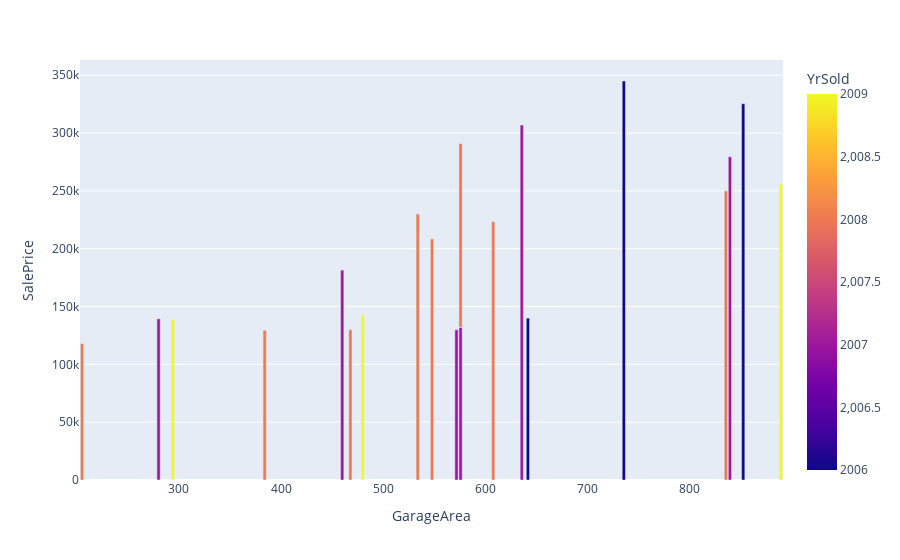

This figure's notebook cell:
### Code cell
px.bar(plot_df[:20],x='GarageArea',y='SalePrice',color='YrSold')

### Figure 1 — Plotly figure (JSON) as saved in the notebook; plotly's stock layout.template omitted (floating-point values rounded to 4 significant figures)
{"data": [{"alignmentgroup": "True", "hovertemplate": "GarageArea=%{x}<br>SalePrice=%{y}<br>YrSold=%{marker.color}<extra></extra>", "legendgroup": "", "marker": {"color": [2008, 2007, 2008, 2006, 2008, 2009, 2007, 2008, 2008, 2008, 2006, 2007, 2007, 2008, 2009, 2006, 2007, 2008, 2007, 2009], "coloraxis": "coloraxis", "pattern": {"shape": ""}}, "name": "", "offsetgroup": "", "orientation": "v", "showlegend": false, "textposition": "auto", "type": "bar", "x": [548, 460, 608, 642, 836, 480, 636, 468, 205, 384, 736, 840, 576, 576, 294, 853, 280, 534, 572, 890], "xaxis": "x", "y": [208500, 181500, 223500, 140000, 250000, 143000, 307000, 129900, 118000, 129500, 345000, 279500, 132000, 159000, 139000, 325300, 139400, 230000, 129900, 256300], "yaxis": "y"}], "layout": {"barmode": "relative", "coloraxis": {"colorbar": {"title": {"text": "YrSold"}}, "colorscale": [[0, "#0d0887"], [0.1111, "#46039f"], [0.2222, "#7201a8"], [0.3333, "#9c179e"], [0.4444, "#bd3786"], [0.5556, "#d8576b"], [0.6667, "#ed7953"], [0.7778, "#fb9f3a"], [0.8889, "#fdca26"], [1, "#f0f921"]]}, "legend": {"tracegroupgap": 0}, "margin": {"t": 60}, "xaxis": {"anchor": "y", "domain": [0, 1], "title": {"text": "GarageArea"}}, "yaxis": {"anchor": "x", "domain": [0, 1], "title": {"text": "SalePrice"}}}}
